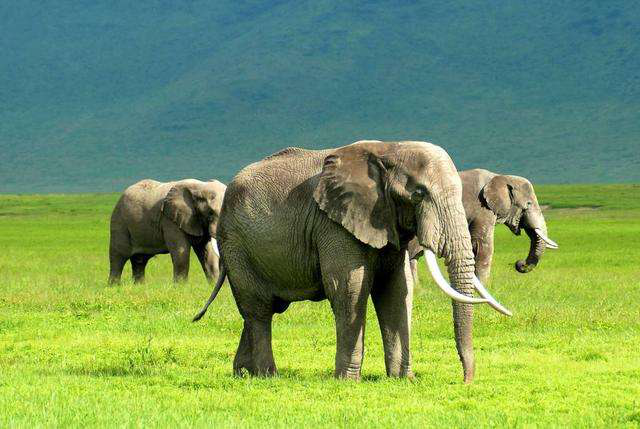
#> input picture Digital_Image_Processing/report/experience01/01.png, 640 x 429 px
$ jupyter execute experience01.ipynb
#> lines starting #> are read from the running program, lines starting #| are printed output that depends on the picture
[cell 1]
import numpy as np
import matplotlib.pyplot as plt
from PIL import Image, ImageSequence
import imageio

[cell 2]
img = Image.open('01.png')
#> img is the input picture: PIL image 640x429 RGB; mean R, G, B 117.7, 151.5, 94.9
print( "type of img is %s" % type( img ))
#| type of img is <class 'PIL.PngImagePlugin.PngImageFile'>
im  = plt.imread('01.png')
print( "type of im is %s" % type( im ))
#| type of im is <class 'numpy.ndarray'>
plt.figure("elephant")
plt.imshow(img)
plt.imshow(im)
plt.show()
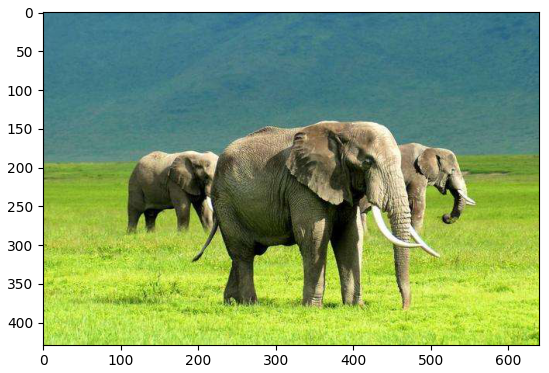
#> figure drawn by matplotlib, 1 panel

[cell 3]
img.resize( (640, 480) )
img = img.convert('L')
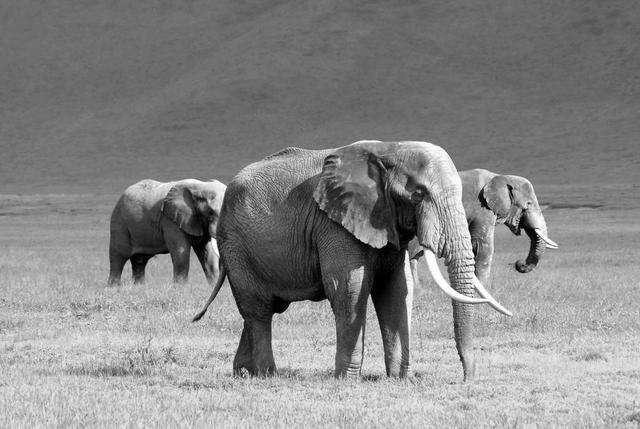
#> img: PIL image 640x429 L; min 0, max 255, mean 134.9
plt.figure("elephant")
plt.imshow(img)
plt.show()
img.save('grey.jpg')

[cell 4]
def create_gif(img_list, gif_name, duration):
#> called with gif_name = 'myGIF', duration = 1
    frames = []
    for img in  img_list:
        frames.append(imageio.imread(img))
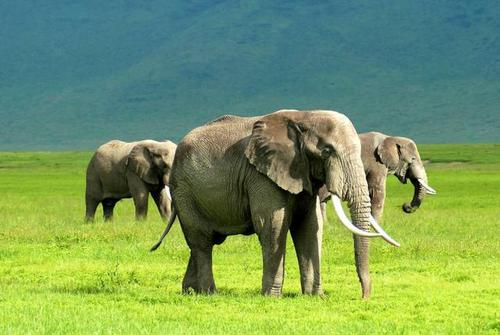
#> input picture Digital_Image_Processing/report/experience01/01.jpg, 500 x 335 px
    imageio.mimsave(gif_name+'.gif', frames, 'GIF', duration=duration)
    return imageio.mimread('%s.gif' % gif_name)
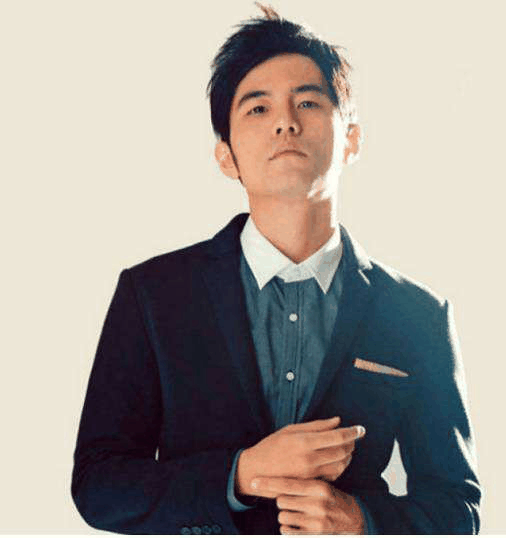
#> input picture Digital_Image_Processing/report/experience01/myGIF.gif, 506 x 538 px

[cell 5]
img_list = [ '01.jpg', '02.jpg', '03.jpg']
my_gif = create_gif(img_list, 'myGIF', 1)
#> my_gif = 3 items
wade_and_james = imageio.mimread('wade_and_james.gif')
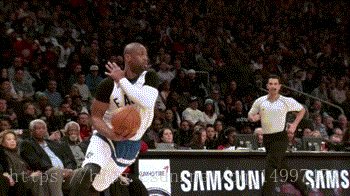
#> input picture Digital_Image_Processing/report/experience01/wade_and_james.gif, 350 x 196 px
#> wade_and_james = 41 items
print( type( my_gif ))
#| <class 'list'>
for i in my_gif:
    print( type(i))
#> this loop made 3 passes
#| <class 'numpy.ndarray'>
#| <class 'numpy.ndarray'>
#| <class 'numpy.ndarray'>

[cell 6]
#https://www.cnblogs.com/yucen/p/9343554.html

#frames = [f.copy() for f in ImageSequence.Iterator(im)]
with Image.open('wade_and_james.gif') as im:
#> im is the input picture: PIL image 350x196 P; mean R, G, B 58.1, 48.6, 42.8
    r_wade_and_james = [ f.copy() for f in ImageSequence.Iterator(im) ]
#> r_wade_and_james = 41 items
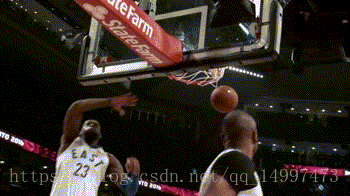
#> im: PIL image 350x196 RGB; mean R, G, B 47.1, 39.7, 32.2
    r_wade_and_james.reverse()
    r_wade_and_james[0].save('r_wade_and_james.gif',save_all=True, append_images=r_wade_and_james[1:])

with Image.open('wade_and_james.gif') as im:
    if im.is_animated:
        print("is_animated")
        frames = [f.copy() for f in ImageSequence.Iterator(im)]
#> frames = 41 items
        frames.reverse() # 内置列表倒序方法
        # 将倒序后的所有帧图像保存下来
        frames[0].save('wade_and_james_reverse.gif', save_all=True, append_images=frames[1:])
